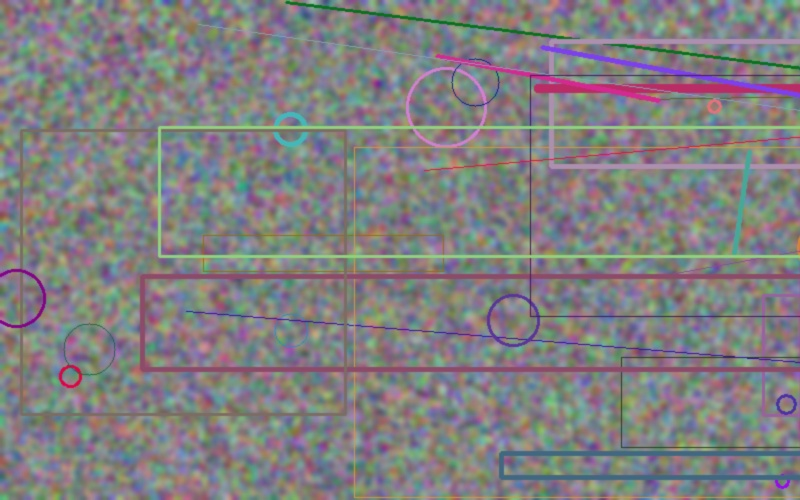
#> input picture lab 6/images/pano_1.jpg, 800 x 500 px; its folder holds 4 pictures in this run
$ python task5.py
#> lines starting #> are read from the running program, lines starting #| are printed output that depends on the picture; after the words box and inside, x2 and y2 are one past the last pixel; in counts of white or black regions, pixels touching at a corner belong together
import cv2
import numpy as np
import glob

paths = sorted(glob.glob("images/pano_*.jpg"))
images = [cv2.imread(p) for p in paths]
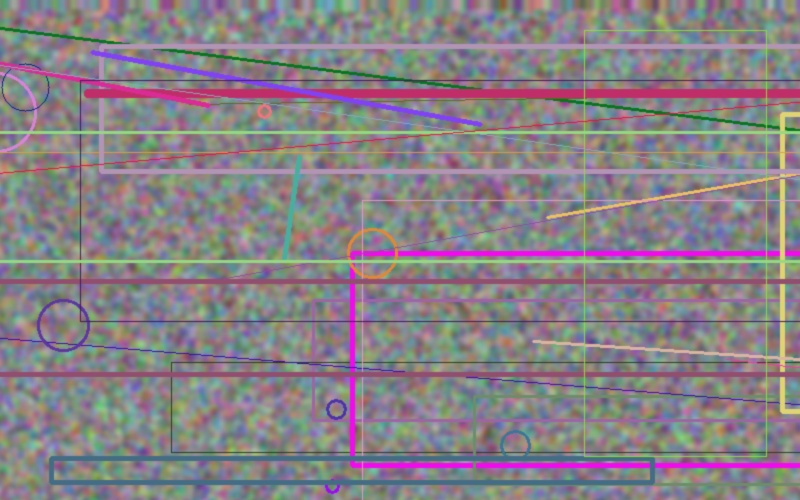
#> input picture lab 6/images/pano_2.jpg, 800 x 500 px
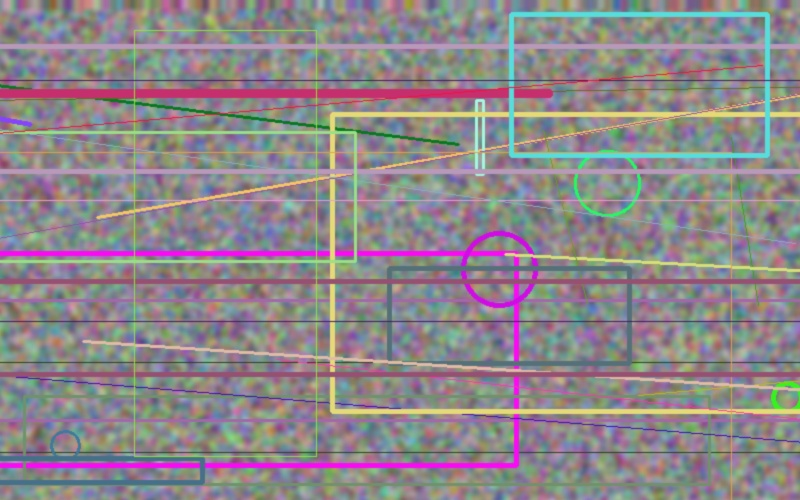
#> input picture lab 6/images/pano_3.jpg, 800 x 500 px
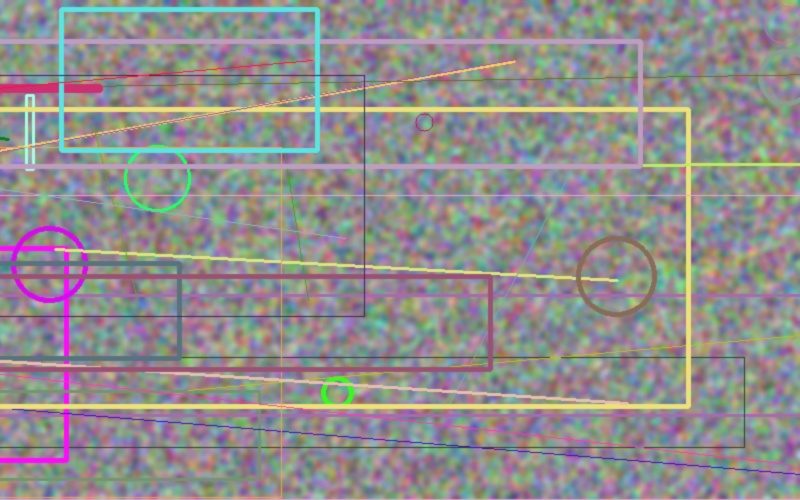
#> input picture lab 6/images/pano_4.jpg, 800 x 500 px
#> images = 4 items

sift = cv2.SIFT_create()
bf = cv2.BFMatcher()


def stitch_pair(left, right):
    g1 = cv2.cvtColor(left, cv2.COLOR_BGR2GRAY)
    g2 = cv2.cvtColor(right, cv2.COLOR_BGR2GRAY)
    k1, d1 = sift.detectAndCompute(g1, None)
    k2, d2 = sift.detectAndCompute(g2, None)
    matches = bf.knnMatch(d2, d1, k=2)
    good = [m for m, n in matches if m.distance < 0.7 * n.distance]
    src = np.float32([k2[m.queryIdx].pt for m in good]).reshape(-1, 1, 2)
    dst = np.float32([k1[m.trainIdx].pt for m in good]).reshape(-1, 1, 2)
    H, mask = cv2.findHomography(src, dst, cv2.RANSAC, 4.0)
    h1, w1 = left.shape[:2]
    h2, w2 = right.shape[:2]
    corners = np.float32([[0, 0], [0, h2], [w2, h2], [w2, 0]]).reshape(-1, 1, 2)
    warped_corners = cv2.perspectiveTransform(corners, H)
    all_pts = np.concatenate([np.float32([[0, 0], [0, h1], [w1, h1], [w1, 0]]).reshape(-1, 1, 2), warped_corners])
    xmin, ymin = np.int32(all_pts.min(axis=0).ravel() - 0.5)
    xmax, ymax = np.int32(all_pts.max(axis=0).ravel() + 0.5)
    T = np.array([[1, 0, -xmin], [0, 1, -ymin], [0, 0, 1]], dtype=np.float64)
    canvas = cv2.warpPerspective(right, T @ H, (xmax - xmin, ymax - ymin))
    canvas_left = np.zeros_like(canvas)
    canvas_left[-ymin:h1 - ymin, -xmin:w1 - xmin] = left
    mask_left = canvas_left.sum(axis=2) > 0
    mask_right = canvas.sum(axis=2) > 0
    overlap = mask_left & mask_right
    result = canvas.copy()
    result[mask_left] = canvas_left[mask_left]
    if overlap.any():
        cols = np.where(overlap.any(axis=0))[0]
        x0, x1 = cols.min(), cols.max()
        alpha = np.linspace(1, 0, x1 - x0 + 1)[None, :, None]
        blend = canvas_left[:, x0:x1 + 1].astype(np.float32) * alpha + canvas[:, x0:x1 + 1].astype(np.float32) * (1 - alpha)
        region_mask = overlap[:, x0:x1 + 1][..., None]
        result[:, x0:x1 + 1] = np.where(region_mask, blend.astype(np.uint8), result[:, x0:x1 + 1])
    return result, len(good), int(mask.sum())


def crop_black(img):
    gray = cv2.cvtColor(img, cv2.COLOR_BGR2GRAY)
    ys, xs = np.where(gray > 0)
    return img[ys.min():ys.max() + 1, xs.min():xs.max() + 1]


pano = images[0]
#> pano is the input picture: shape (500, 800, 3); mean B, G, R 129.2, 127.5, 129.7
for i in range(1, len(images)):
    pano, g, inl = stitch_pair(pano, images[i])
    pano = crop_black(pano)
    print(f"Stitched image {i + 1}: good matches {g}, inliers {inl}")
#> this loop made 3 passes
#> (matches in stitch_pair, good in stitch_pair, h1 in stitch_pair, w1 in stitch_pair, ymin in stitch_pair, xmax in stitch_pair, ymax in stitch_pair, T in stitch_pair) on passes 2 to 3: (1651 matches, 583 matches, 505, 1250, 0, 1701, 505, [[1, 0, 0], [0, 1, 0], [0, 0, 1]]), (1529 matches, 490 matches, 505, 1701, 0, 2151, 505, [[1, 0, 0], [0, 1, 0], [0, 0, 1]])
#> (matches in stitch_pair, good in stitch_pair, h1 in stitch_pair, w1 in stitch_pair, warped_corners in stitch_pair, ymin in stitch_pair, xmax in stitch_pair, ymax in stitch_pair) on pass 1: (1478 matches, 433 matches, 500, 800, [[450, -5], [450, 495], [1250.2, 495.1], [1250.2, -5]], -5, 1250, 500)
#| Stitched image 2: good matches 433, inliers 425
#| Stitched image 3: good matches 583, inliers 578
#| Stitched image 4: good matches 490, inliers 486
#> pass 1, in stitch_pair, `g2 = cv2.cvtColor(right, cv2.COLOR_BGR2GRAY)`:
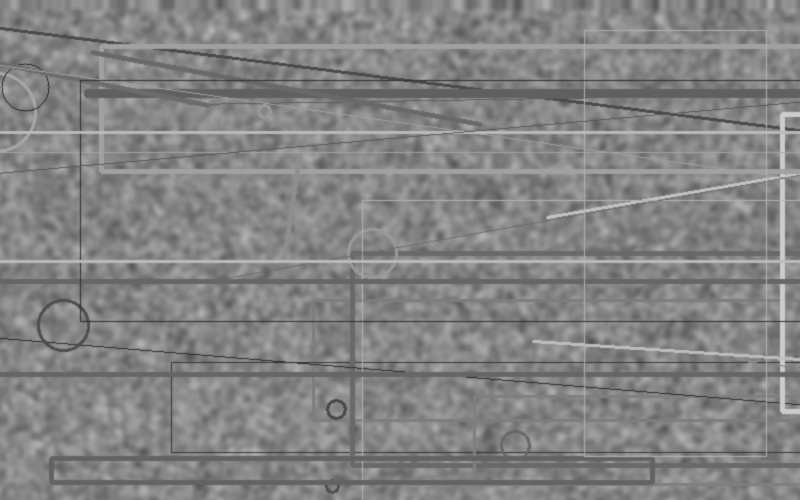
#> g2: shape (500, 800); min 52, max 208, mean 131.6
#> pass 1, in stitch_pair, `canvas = cv2.warpPerspective(right, T @ H, (xmax - xmin, ymax - ymin))`:
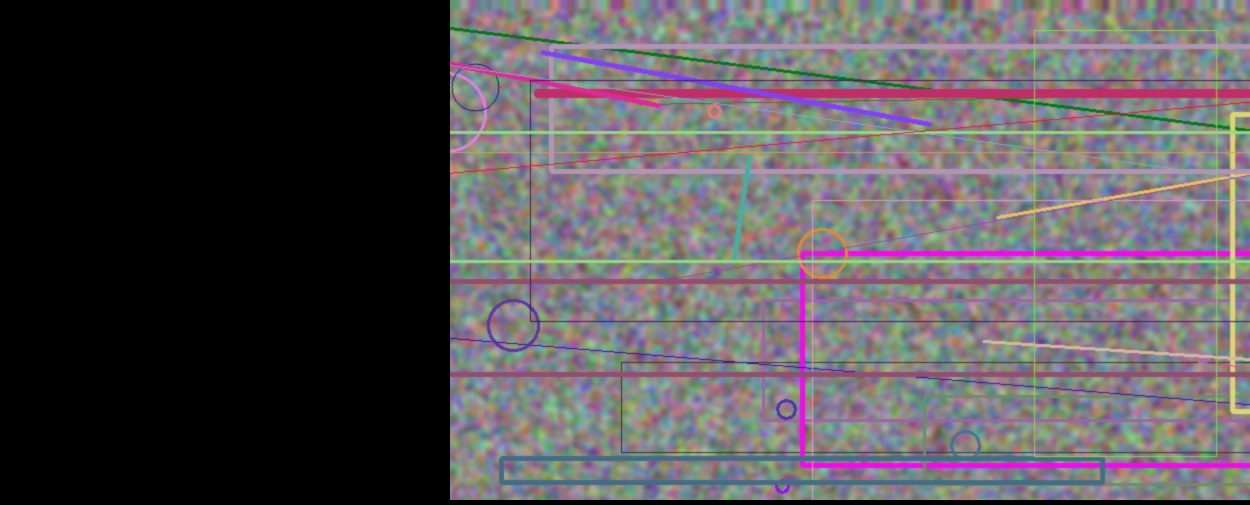
#> canvas: shape (505, 1250, 3); mean B, G, R 85.2, 81.5, 86.3
#> pass 1, in stitch_pair, `mask_left = canvas_left.sum(axis=2) > 0`:
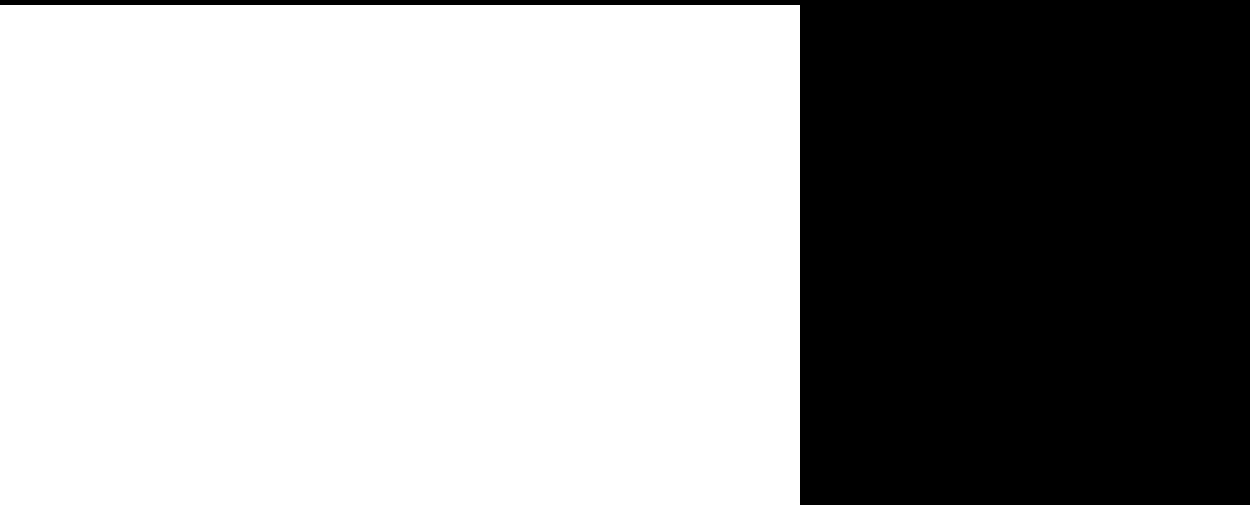
#> mask_left: shape (505, 1250) bool; 63.4% white; 1 black region, box (x1, y1, x2, y2) and area: (0, 0, 1250, 505) 231250
#> after the loop:
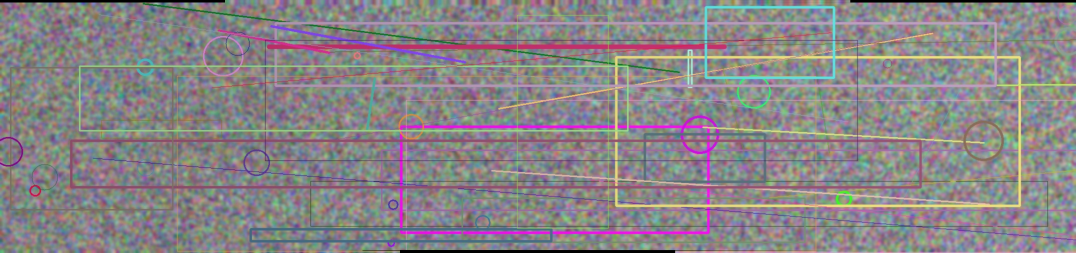
#> pano: shape (505, 2151, 3) (shown at 1/2 size); mean B, G, R 134.8, 132.5, 137.2

cv2.imwrite("output/task5_panorama.jpg", pano)
print("Panorama size:", pano.shape[1], "x", pano.shape[0])
#| Panorama size: 2151 x 505
